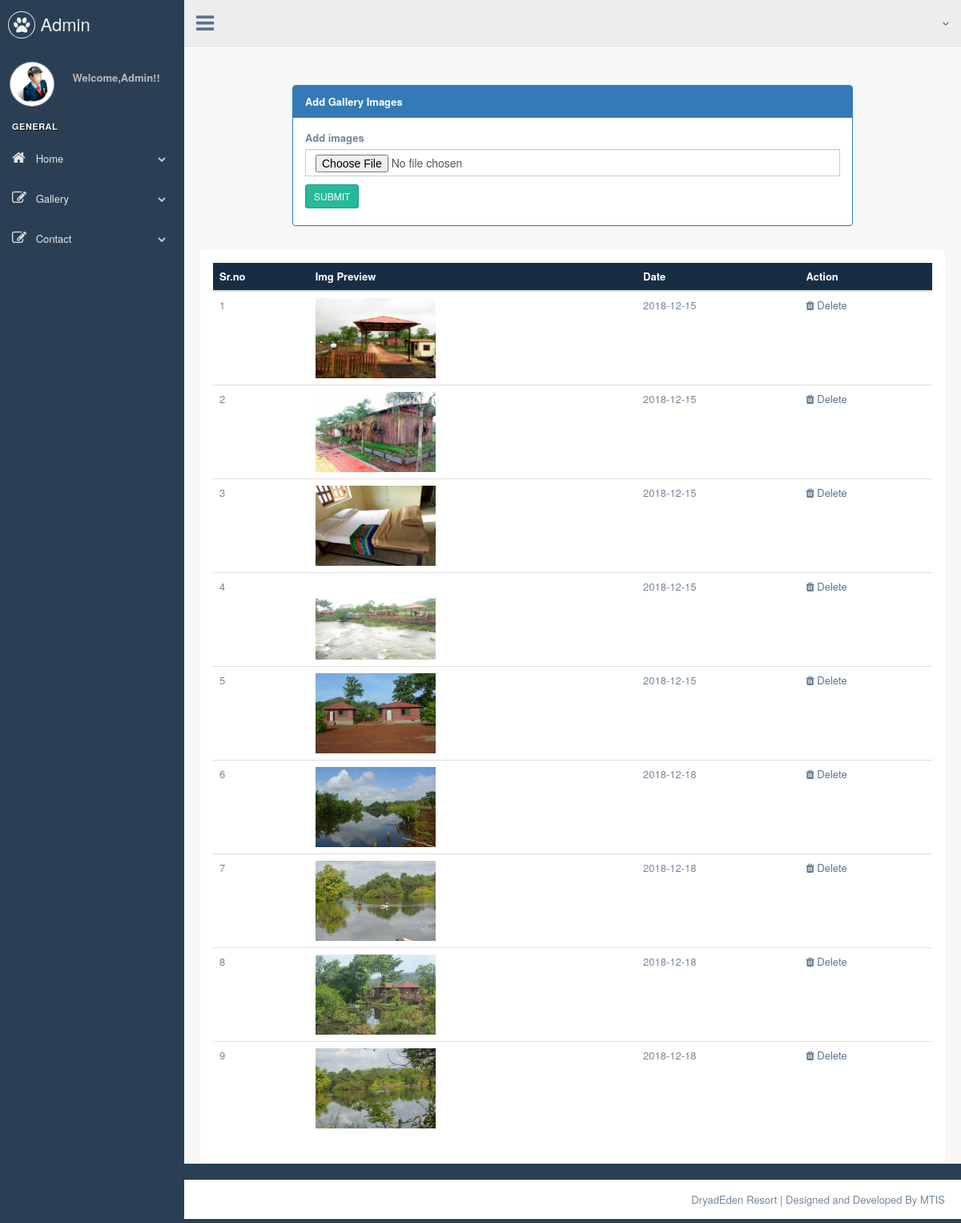
Page /adminmaster/add_image.php on the committed database.
### tables this page shows
CREATE TABLE `gallery` (
  `id` int(11) NOT NULL,
  `img_name` varchar(100) NOT NULL,
  `img_created` date NOT NULL
);

### adminmaster/add_image.php (the view, shortened to what this page needs)
<?php include("header.php");?>
<?php include("include/config.php");?>
 <div class="right_col" role="main"><br><br><br><br><br>
    <div class="panel panel-primary" style="max-width: 700px;margin:auto">
      <div class="panel-heading"><b>Add Gallery Images</b></div>
      <div class="panel-body">
        <form  method="POST" enctype="multipart/form-data" action="submit_img.php">
          <div class="form-group">
            <label for="">Add images</label>
            <input type="file" class="form-control" name="gallery_img" id="adimges">
          </div>
          <button id="adimg" class="btn btn-success btn-sm">SUBMIT</button>
        </form>
            <div class="col col-md-12" >
      </div>
    </div>
   </div>
<div class="panel" style="margin-top:30px;">
   <div class="panel-body">
        <table class="table " id="example">
          <thead style="background-color: #172d44;color:white;">
            <tr>
              <th>Sr.no</th>
              <th>Img Preview</th>
              <th>Date</th>
              <th>Action</th>
            </tr>
          </thead>
          <tbody>
            <?php $getallimg = 'SELECT * FROM gallery';
              $img = mysqli_query($con,$getallimg);
                if ($img)
                  {
                    $count=1;
                      while ($getimg = mysqli_fetch_array($img))
                        {?>
                          <tr>
                            <td><?php echo $count; ?></td>
                            <td><img src="images/gallery_img/<?php echo $getimg['img_name']?>" alt="Not available" height="100" width="150" ></td>
                            <td><?php echo $getimg['img_created']?></td>
                            <td><a href="delete_img.php?mode=delete&id=<?php echo $getimg['id'];?>"><i class="fa fa-trash"></i> Delete</a> </td>
                          </tr>
                          <?php $count++;
                        }
                  }
                else
                  {?>
                    <tr><td colspan="4">No Image Available...!!!</td></tr>
                    <?php
                  }?>
          </tbody>
        </table>
    </div>
  </div>
</div>
<?php include("footer.php");?>

### adminmaster/header.php (shortened to what this page needs)
<!DOCTYPE html>
<html lang="en">
  <head>
    <link href="vendors/bootstrap/dist/css/bootstrap.min.css" rel="stylesheet">
    <link href="vendors/font-awesome/css/font-awesome.min.css" rel="stylesheet">
    <link href="vendors/nprogress/nprogress.css" rel="stylesheet">
    <link href="vendors/iCheck/skins/flat/green.css" rel="stylesheet">
    <link rel="stylesheet" type="text/css" href="vendatatables.net">
    <link href="vendors/bootstrap-progressbar/css/bootstrap-progressbar-3.3.4.min.css" rel="stylesheet">
    <link href="vendors/jqvmap/dist/jqvmap.min.css" rel="stylesheet"/>
    <link href="vendors/bootstrap-daterangepicker/daterangepicker.css" rel="stylesheet">
    <link href="build/css/custom.min.css" rel="stylesheet">
  </head>
  <body class="nav-md">
    <div class="container body">
      <div class="main_container">
        <div class="col-md-3 left_col">
          <div class="left_col scroll-view">
            <div class="navbar nav_title" style="border: 0;">
              <a href="home.php" class="site_title"><i class="fa fa-paw"></i> <span>Admin</span></a>
            </div>
            <div class="profile clearfix">
              <div class="profile_pic">
                <img src="images/img.png" alt="..." class="img-circle profile_img">
              </div>
              <div class="profile_info">
                <span><b>Welcome,Admin!!</b></span>
              </div>
            </div>
            <br />
              <div id="sidebar-menu" class="main_menu_side hidden-print main_menu">
              <div class="menu_section">
                <h3>General</h3>
                <ul class="nav side-menu">
                  <li><a><i class="fa fa-home"></i> Home <span class="fa fa-chevron-down"></span></a>
                  </li>
                  <li><a><i class="fa fa-edit"></i> Gallery <span class="fa fa-chevron-down"></span></a>
                  </li>
                   <li><a><i class="fa fa-edit"></i> Contact <span class="fa fa-chevron-down"></span></a>
                  </li>
                </ul>
              </div>
            </div>
          </div>
        </div>
        <div class="top_nav">
          <div class="nav_menu">
            <nav>
              <div class="nav toggle">
                <a id="menu_toggle"><i class="fa fa-bars"></i></a>
              </div>
              <ul class="nav navbar-nav navbar-right">
                <li class="">
                  <a href="javascript:;" class="user-profile dropdown-toggle" data-toggle="dropdown" aria-expanded="false">
                    <span class="fa fa-angle-down"></span>
                  </a>
                </li>
              </ul>
            </nav>
          </div>
        </div>

### adminmaster/footer.php (shortened to what this page needs)
  </div>
    </div>
    <footer>
          <div class="pull-right">
            DryadEden Resort | Designed and Developed By MTIS
          </div>
          <div class="clearfix"></div>
        </footer>
  </body>
</html>

### rows in the picture
gallery: img_name (picture), img_created "2018-12-15"
gallery: img_name (picture), img_created "2018-12-15"
gallery: img_name (picture), img_created "2018-12-15"
gallery: img_name (picture), img_created "2018-12-15"
gallery: img_name (picture), img_created "2018-12-15"
gallery: img_name (picture), img_created "2018-12-18"
gallery: img_name (picture), img_created "2018-12-18"
gallery: img_name (picture), img_created "2018-12-18"
gallery: img_name (picture), img_created "2018-12-18"
